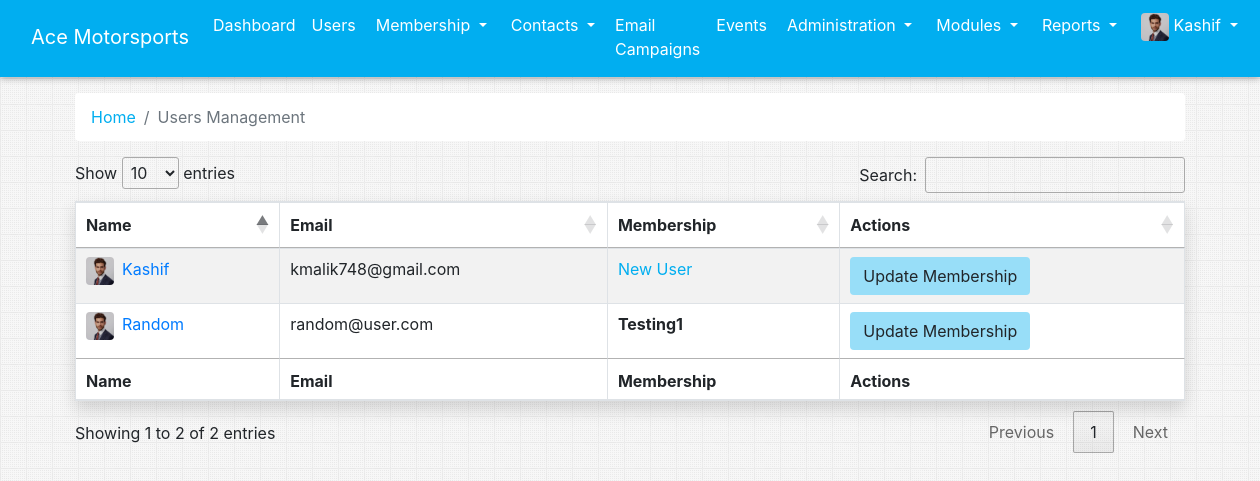
/admin_users.php (signed in), run on the app's committed database.
### tables this page shows
CREATE TABLE `users` (
  `id` int(11) NOT NULL,
  `first_name` varchar(30) NOT NULL,
  `email` varchar(50) NOT NULL,
  `password` varchar(50) NOT NULL,
  `organizationID` int(11) NOT NULL,
  `jobTitle` varchar(50) NOT NULL,
  `salutation` varchar(50) NOT NULL,
  `middle_name` varchar(50) NOT NULL,
  `last_name` varchar(50) NOT NULL,
  `dob` date NOT NULL,
  `phone` varchar(50) NOT NULL,
  `gender` varchar(50) NOT NULL,
  `language` varchar(50) NOT NULL,
  `address` varchar(500) NOT NULL,
  `is_admin` tinyint(1) NOT NULL DEFAULT 0,
  `deleted` tinyint(1) NOT NULL DEFAULT 0,
  `del_date` date DEFAULT NULL
);

CREATE TABLE `memberships` (
  `id` int(11) NOT NULL,
  `name` varchar(20) NOT NULL,
  `price` int(11) NOT NULL
);

### admin_users.php (the view, shortened to what this page needs)
<!DOCTYPE html>
<html lang="en">
<?php
  require 'parts/head.php';
?>
  <link rel="stylesheet" type="text/css" href="https://cdn.datatables.net/1.10.24/css/dataTables.bootstrap4.min.css">
  <link rel="stylesheet" type="text/css" href="https://cdn.datatables.net/1.10.15/css/jquery.dataTables.min.css"></link>
<body>
  <?php require 'parts/nav.php'; ?>
  <div class="container">
      <nav aria-label="breadcrumb">
        <ol class="breadcrumb bg-white">
          <li class="breadcrumb-item"><a href="admin_dashboard.php" class="appColor">Home</a></li>
          <li class="breadcrumb-item active" aria-current="page">Users Management</li>
        </ol>
      </nav>
      <table id="example" class="table table-striped table-bordered bg-white shadow" style="width:100%">
        <thead>
            <tr>
                <th>Name</th>
                <th>Email</th>
                <th>Membership</th>
                <th>Actions</th>
            </tr>
        </thead>
        <tbody>
                <?php
                    require 'app/db.php';
                    $sql = "SELECT * FROM users WHERE is_admin=0 and deleted=0";
                    $res = mysqli_query($con, $sql);
                    while($row = mysqli_fetch_array($res)){
                      $user = $row["id"];
                      $s = "SELECT * FROM membership_history WHERE userID = $user ORDER BY id DESC LIMIT 1";
                      $r = mysqli_query($con, $s);
                      if(mysqli_num_rows($r)){
                        $ro = mysqli_fetch_array($r);
                        $membership = $ro["membershipID"];
                        $s = "SELECT * FROM memberships WHERE id = $membership";
                        $r = mysqli_query($con, $s);
                        $ro = mysqli_fetch_array($r);
                        $membership = '<b>'.$ro["name"].'</b>';
                      }else{
                        $membership = "<span class='appColor'>New User</span>";
                      }
                      $rndom = rand();
                        ?>
                            <tr>
                                <td>
                                    <a href="admin_contact_showProfile.php?userID=<?php echo $user; ?>">
                                        <img src="img/user.jpg" class="rounded mr-2" id="nav_user_pic"><?php echo $row["first_name"]; ?>
                                    </a>
                                </td>
                                <td><?php echo $row["email"]; ?></td>
                                <td><?php echo $membership; ?></td>
                                <td>
                                    <a href="" class="btn bg-appColorLight" data-toggle="modal" data-target="#membershipModal_<?php echo $rndom; ?>">
                                      Update Membership
                                    </a>
                                </td>
                            </tr>
                        <?php
                    }
                ?>
        </tbody>
        <tfoot>
            <tr>
                <th>Name</th>
                <th>Email</th>
                <th>Membership</th>
                <th>Actions</th>
            </tr>
        </tfoot>
    </table>
  </div>
</body>
</html>

### data on the page
users: first_name "Random", email "random@user.com", memberships.name "Testing1"
users: first_name "Kashif", email "kmalik748@gmail.com", shows "New User"

### other printed values
$_SESSION["name"] "Kashif"
